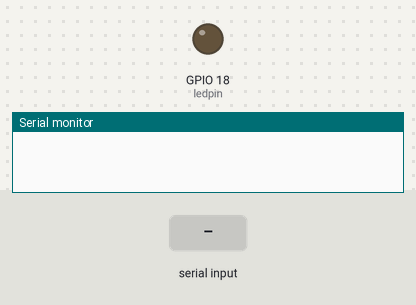
Bench run of a sketch on a simulated ESP32. Shown: output pins drawn as LEDs (lit = HIGH), the last lines printed to the serial monitor. The test bench sets the inputs (shaded band). Nothing arrives over Bluetooth unless stated.

Above: at 1.8 s.
1.9 s: "1" received over the second serial link
At 2.3 s:
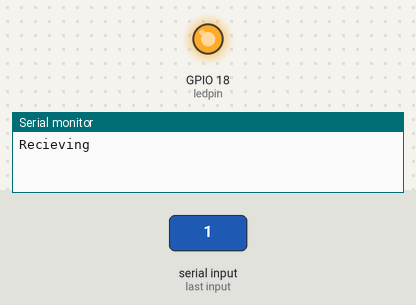
3.5 s: "0" received over the second serial link
At 5.0 s:
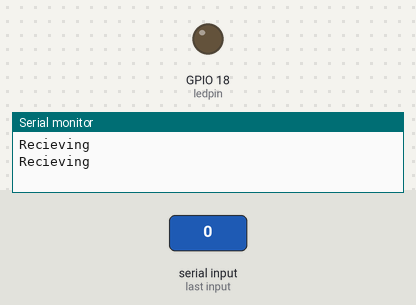
Timing chart, 0 to 6.5 s (numbered marks = the images above; inputs shaded):
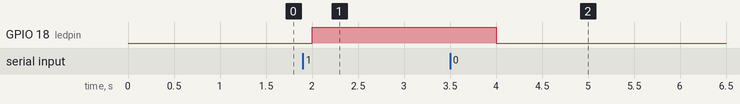

The sketch:

Task_2.2.ino
```cpp
/*
Developer   - Nikhil Arun
Date        - 10-3-2026
Board       - ESP32
*/

// Bluetooth control of an LED on ESP32 using BluetoothSerial library

#include <BluetoothSerial.h>
int ledpin = 18;
BluetoothSerial SerialBT;

void setup() {
  Serial.begin(9600);
    SerialBT.begin("ESP32_Nikhil");
    pinMode(ledpin, OUTPUT);
}

void loop() {
  if (SerialBT.available()) {
    Serial.println("Recieving");
    }
    char val = SerialBT.read();
    if (val=='1'){
      digitalWrite(ledpin, HIGH);
    }
    if (val=='0'){
      digitalWrite(ledpin, LOW);
    }
    delay(1000);
}
```

Measured:
- after the input at 1.9 s, GPIO 18 (ledpin): LOW → HIGH after 0.10 s
- after the input at 3.5 s, GPIO 18 (ledpin): HIGH → LOW after 0.50 s
